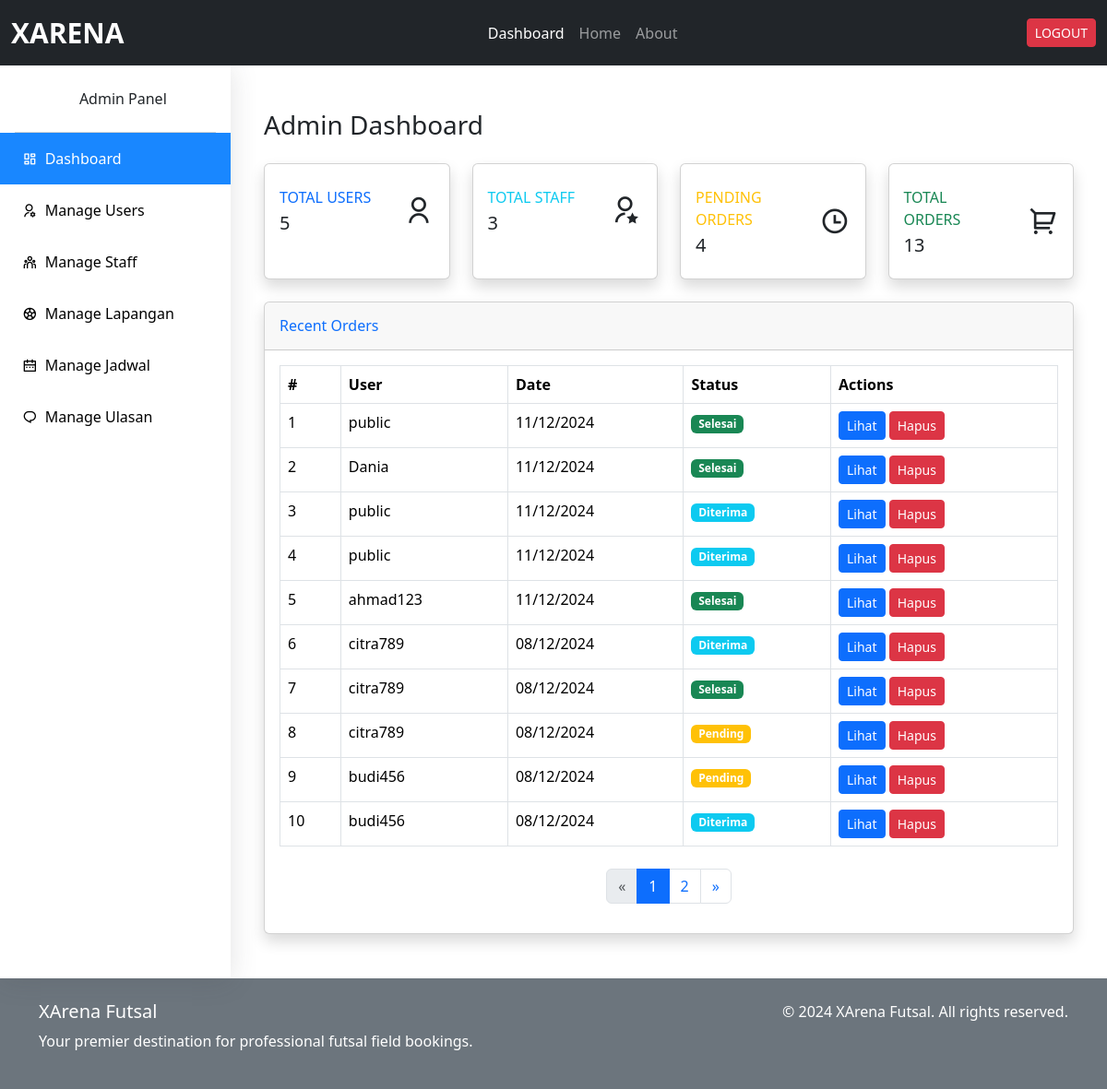
Screenshot of /adm/dashboard/ (signed in) with the database file from the repository.
### xarena_app/models.py (models this page shows, shortened)
class Pemesanan(models.Model):
    user = models.ForeignKey(
        settings.AUTH_USER_MODEL,
        on_delete=models.CASCADE,
        related_name='pemesanan_user',
        help_text="User yang melakukan pemesanan"
    )
    staff = models.ForeignKey(
        settings.AUTH_USER_MODEL,
        on_delete=models.CASCADE,
        null=True,
        blank=True,
        related_name='pemesanan_staff',
        help_text="Staff yang memproses pemesanan"
    )
    jadwal = models.ForeignKey(Jadwal, on_delete=models.CASCADE, help_text="Jadwal pemesanan")
    metode_pembayaran = models.CharField(max_length=20, choices=(
        ('transfer', 'Transfer Bank'),
        ('cash', 'Cash'),
    ), default='transfer')
    status = models.CharField(max_length=20, choices=(
        ('pending', 'Pending'),
        ('diterima', 'Diterima'),
        ('selesai', 'Selesai'),
        ('dibatalkan', 'Dibatalkan'),
    ), default='pending')
    created_at = models.DateTimeField(auto_now_add=True)
    updated_at = models.DateTimeField(auto_now=True)

class CustomUser(AbstractUser):
    nama_lengkap = models.CharField(max_length=100, blank=True, null=True)
    no_hp = models.CharField(max_length=15, blank=True, null=True)

### xarena_app/views.py (the view)
# urls.py: path('adm/dashboard/', views.dashboard_admin, name='dashboard_admin'),
@login_required
def dashboard_admin(request):
    if not request.user.is_superuser:
        raise PermissionDenied
    pemesanan_list = Pemesanan.objects.all().order_by('-created_at')
    paginator = Paginator(pemesanan_list, 10)
    page = request.GET.get('page')
    pemesanan = paginator.get_page(page)
    context = {
        'pemesanan': pemesanan,
        'total_users': CustomUser.objects.filter(is_staff=False, is_superuser=False).count(),
        'total_staff': CustomUser.objects.filter(is_staff=True, is_superuser=False).count(),
        'total_pemesanan': pemesanan_list.count(),
        'pending_pemesanan': pemesanan_list.filter(status='pending').count(),
    }
    return render(request, 'admin/dashboard_admin.html', context)

### templates/admin/dashboard_admin.html (shortened to what this page needs)
{% extends './base_admin.html' %} {% load static %} {% block admin_content %}
<div class="container-fluid mt-4">
  <div class="d-sm-flex align-items-center justify-content-between mb-4">
    <h1 class="h3 mb-0 text-gray-800">Admin Dashboard</h1>
  </div>
  <div class="row">
    <div class="col-xl-3 col-md-6 mb-4">
      <div class="card border-left-primary shadow h-100 py-2">
        <div class="card-body">
          <div class="row no-gutters align-items-center">
            <div class="col mr-2">
              <div
                class="text-xs font-weight-bold text-primary text-uppercase mb-1"
              >
                Total Users
              </div>
              <div class="h5 mb-0 font-weight-bold text-gray-800">
                {{ total_users }}
              </div>
            </div>
            <div class="col-auto">
              <i class="ri-user-line ri-2x text-gray-300"></i>
            </div>
          </div>
        </div>
      </div>
    </div>
    <div class="col-xl-3 col-md-6 mb-4">
      <div class="card border-left-info shadow h-100 py-2">
        <div class="card-body">
          <div class="row no-gutters align-items-center">
            <div class="col mr-2">
              <div
                class="text-xs font-weight-bold text-info text-uppercase mb-1"
              >
                Total Staff
              </div>
              <div class="h5 mb-0 font-weight-bold text-gray-800">
                {{ total_staff }}
              </div>
            </div>
            <div class="col-auto">
              <i class="ri-user-star-line ri-2x text-gray-300"></i>
            </div>
          </div>
        </div>
      </div>
    </div>
    <div class="col-xl-3 col-md-6 mb-4">
      <div class="card border-left-warning shadow h-100 py-2">
        <div class="card-body">
          <div class="row no-gutters align-items-center">
            <div class="col mr-2">
              <div
                class="text-xs font-weight-bold text-warning text-uppercase mb-1"
              >
                Pending Orders
              </div>
              <div class="h5 mb-0 font-weight-bold text-gray-800">
                {{ pending_pemesanan }}
              </div>
            </div>
            <div class="col-auto">
              <i class="ri-time-line ri-2x text-gray-300"></i>
            </div>
          </div>
        </div>
      </div>
    </div>
    <div class="col-xl-3 col-md-6 mb-4">
      <div class="card border-left-success shadow h-100 py-2">
        <div class="card-body">
          <div class="row no-gutters align-items-center">
            <div class="col mr-2">
              <div
                class="text-xs font-weight-bold text-success text-uppercase mb-1"
              >
                Total Orders
              </div>
              <div class="h5 mb-0 font-weight-bold text-gray-800">
                {{ total_pemesanan }}
              </div>
            </div>
            <div class="col-auto">
              <i class="ri-shopping-cart-2-line ri-2x text-gray-300"></i>
            </div>
          </div>
        </div>
      </div>
    </div>
  </div>
  <div class="card shadow mb-4">
    <div class="card-header py-3">
      <h6 class="m-0 font-weight-bold text-primary">Recent Orders</h6>
    </div>
    <div class="card-body">
      <div class="table-responsive">
        <table class="table table-bordered" width="100%" cellspacing="0">
          <thead>
            <tr>
              <th>#</th>
              <th>User</th>
              <th>Date</th>
              <th>Status</th>
              <th>Actions</th>
            </tr>
          </thead>
          <tbody>
            {% for item in pemesanan %}
            <tr>
              <td>{{ forloop.counter }}</td>
              <td>{{ item.user.username }}</td>
              <td>{{ item.created_at|date:"d/m/Y" }}</td>
              <td>
                <span
                  class="badge {% if item.status == 'pending' %} bg-warning {% elif item.status == 'diterima' %} bg-info {% elif item.status == 'dibatalkan' %} bg-danger {% else %} bg-success {% endif %}"
                >
                  {{ item.status|capfirst }}
                </span>
              </td>
              <td>
                <a href="{% url 'detail_pemesanan_admin' item.id %}" class="btn btn-primary btn-sm">Lihat</a>
                <button class="btn btn-danger btn-sm hapus-pemesanan" data-id="{{ item.id }}">Hapus</button>
              </td>
            </tr>
            {% endfor %}
          </tbody>
        </table>
      {% if pemesanan.has_other_pages %}
      <nav aria-label="Page navigation" class="mt-4">
        <ul class="pagination justify-content-center">
          {% if pemesanan.has_previous %}
            <li class="page-item">
              <a class="page-link" href="?page={{ pemesanan.previous_page_number }}">&laquo;</a>
            </li>
          {% else %}
            <li class="page-item disabled">
              <span class="page-link">&laquo;</span>
            </li>
          {% endif %}
          {% for i in pemesanan.paginator.page_range %}
            {% if pemesanan.number == i %}
              <li class="page-item active">
                <span class="page-link">{{ i }}</span>
              </li>
            {% else %}
              <li class="page-item">
                <a class="page-link" href="?page={{ i }}">{{ i }}</a>
              </li>
            {% endif %}
          {% endfor %}
          {% if pemesanan.has_next %}
            <li class="page-item">
              <a class="page-link" href="?page={{ pemesanan.next_page_number }}">&raquo;</a>
            </li>
          {% else %}
            <li class="page-item disabled">
              <span class="page-link">&raquo;</span>
            </li>
          {% endif %}
        </ul>
      </nav>
      {% endif %}
      </div>
    </div>
  </div>
</div>
{% endblock %}

### static/css/style.css (style rules this page uses)
* { scrollbar-width: thin; scrollbar-color: #888 #f1f1f1; }

### rows the page displays
Pemesanan: user.username "public", created_at "11/12/2024", status "Selesai"
Pemesanan: user.username "Dania", created_at "11/12/2024", status "Selesai"
Pemesanan: user.username "public", created_at "11/12/2024", status "Diterima"
Pemesanan: user.username "public", created_at "11/12/2024", status "Diterima"
Pemesanan: user.username "ahmad123", created_at "11/12/2024", status "Selesai"
Pemesanan: user.username "citra789", created_at "08/12/2024", status "Diterima"
Pemesanan: user.username "citra789", created_at "08/12/2024", status "Selesai"
Pemesanan: user.username "citra789", created_at "08/12/2024", status "Pending"
Pemesanan: user.username "budi456", created_at "08/12/2024", status "Pending"
Pemesanan: user.username "budi456", created_at "08/12/2024", status "Diterima"

### other values shown
{{ total_users }} "5"
{{ total_staff }} "3"
{{ pending_pemesanan }} "4"
{{ total_pemesanan }} "13"
{{ i }} "1"
{{ i }} "2"
